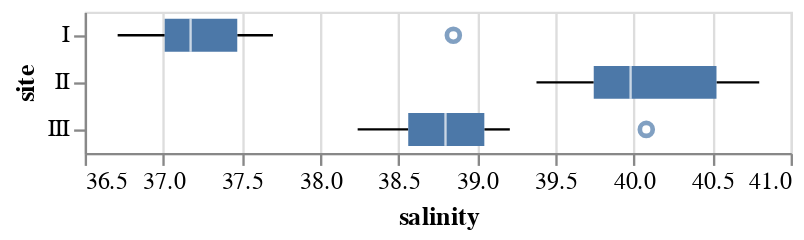

Source (notebook cell):
### Markdown cell above
#### (a)

### Code cell
(
    alt.Chart(DATA['12.4'])
    .mark_boxplot()
    .encode(
        alt.Y('site'),
        alt.X('salinity').scale(zero=False))
)

### Figure 1 — Vega-Lite specification as saved in the notebook (floating-point values rounded to 4 significant figures)
{"config": {"view": {"continuousWidth": 300, "continuousHeight": 300}}, "data": {"name": "data-a2fefc8eb492678b2ea3ff8a4735123d"}, "mark": {"type": "boxplot"}, "encoding": {"x": {"field": "salinity", "scale": {"zero": false}, "type": "quantitative"}, "y": {"field": "site", "type": "nominal"}}, "$schema": "https://vega.github.io/schema/vega-lite/v5.16.3.json", "datasets": {"data-a2fefc8eb492678b2ea3ff8a4735123d": [{"salinity": 37.54, "site": "I"}, {"salinity": 37.01, "site": "I"}, {"salinity": 36.71, "site": "I"}, {"salinity": 37.03, "site": "I"}, {"salinity": 37.32, "site": "I"}, {"salinity": 37.01, "site": "I"}, {"salinity": 37.03, "site": "I"}, {"salinity": 37.7, "site": "I"}, {"salinity": 37.36, "site": "I"}, {"salinity": 36.75, "site": "I"}, {"salinity": 37.45, "site": "I"}, {"salinity": 38.85, "site": "I"}, {"salinity": 40.17, "site": "II"}, {"salinity": 40.8, "site": "II"}, {"salinity": 39.76, "site": "II"}, {"salinity": 39.7, "site": "II"}, {"salinity": 40.79, "site": "II"}, {"salinity": 40.44, "site": "II"}, {"salinity": 39.79, "site": "II"}, {"salinity": 39.38, "site": "II"}, {"salinity": 39.04, "site": "III"}, {"salinity": 39.21, "site": "III"}, {"salinity": 39.05, "site": "III"}, {"salinity": 38.24, "site": "III"}, {"salinity": 38.53, "site": "III"}, {"salinity": 38.71, "site": "III"}, {"salinity": 38.89, "site": "III"}, {"salinity": 38.66, "site": "III"}, {"salinity": 38.51, "site": "III"}, {"salinity": 40.08, "site": "III"}]}}
